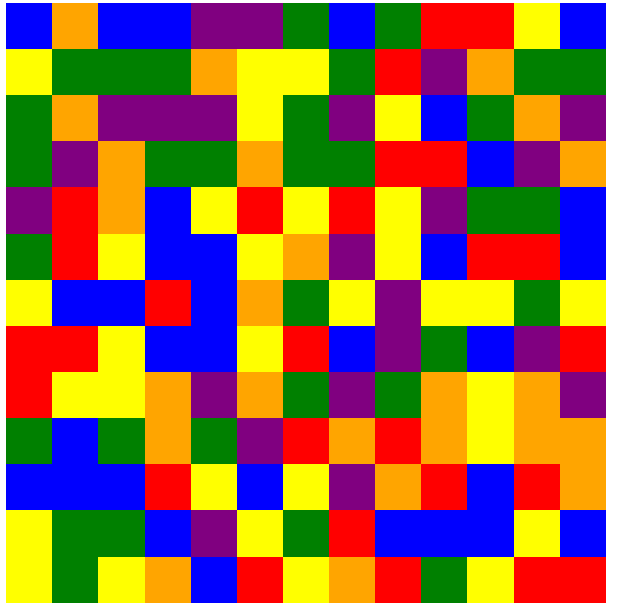
#> input picture ReconheceCoresTabuleiro/ReconhecerCoresTabuleiro/Versao2Grok/imagem.png, 619 x 607 px
$ python reconhecerCoresTabuleiro.py ../Versao2Grok/imagem.png
#> lines starting #> are read from the running program, lines starting #| are printed output that depends on the picture; after the words box and inside, x2 and y2 are one past the last pixel; in counts of white or black regions, pixels touching at a corner belong together
# Criado na maior parte com o Grok (https://grok.com/chat/5e666c4b-62aa-467f-b01d-63c661fdc0d7)

import cv2
import numpy as np
from sklearn.cluster import KMeans
import os

def identify_dominant_color(region, tolerance=80, debug_cell=None):
    """Identifica a cor exata em uma região da imagem usando K-means."""
    region_rgb = cv2.cvtColor(region, cv2.COLOR_BGR2RGB)

    if debug_cell:
        print(f"\nDebug - Célula {debug_cell}: Valores RGB originais (antes de qualquer processamento):")
        print(region_rgb)
        print(f"  - Forma da região: {region_rgb.shape}")
        print(f"  - Média direta dos pixels (antes de K-means): {np.mean(region_rgb, axis=(0, 1)).astype(int)}")

    pixels = region_rgb.reshape(-1, 3)
    if debug_cell:
        print(f"  - Pixels achatados: {pixels.shape[0]} pixels")
        print(f"  - Valores únicos dos pixels: {np.unique(pixels, axis=0)}")

    kmeans = KMeans(n_clusters=1, random_state=0).fit(pixels)
    dominant_color = kmeans.cluster_centers_[0].astype(int)
    if debug_cell:
        print(f"  - Cor dominante após K-means: {dominant_color}")
        print(f"  - Centroide bruto (antes de arredondar): {kmeans.cluster_centers_[0]}")

    colors = {
        (255, 0, 0): "Vermelho",
        (0, 128, 0): "Verde escuro",
        (0, 0, 255): "Azul",
        (255, 165, 0): "Laranja",
        (255, 255, 0): "Amarelo",
        (128, 0, 128): "Roxo"
    }

    min_dist = float('inf')
    closest_color = None
    for color_rgb, color_name in colors.items():
        dist = np.linalg.norm(dominant_color - np.array(color_rgb))
        if debug_cell:
            print(f"  - Distância para {color_name} ({color_rgb}): {dist:.2f}")
        if dist < min_dist:
            min_dist = dist
            closest_color = color_name

    if closest_color in ["Amarelo", "Laranja"]:
        if debug_cell:
            print(f"  - Ajuste fino para Amarelo/Laranja iniciado...")
        if min_dist > 50:
            if dominant_color[1] < 200:
                closest_color = "Laranja"
                if debug_cell:
                    print(f"  - Decisão: Verde < 200, classificado como Laranja")
            else:
                closest_color = "Amarelo"
                if debug_cell:
                    print(f"  - Decisão: Verde >= 200, classificado como Amarelo")

    if min_dist > tolerance:
        if debug_cell:
            print(f"Aviso: Cor dominante {dominant_color} fora da tolerância ({min_dist:.2f}), usando cor mais próxima: {closest_color}")

    return closest_color, dominant_color

def process_board_image(image_path, grid_size=(17, 17)):
    """Processa a imagem do tabuleiro 17x17 e retorna a matriz de cores."""
#> called with image_path = '../Versao2Grok/imagem.png', grid_size = (17, 17)
    script_dir = os.path.dirname(os.path.abspath(__file__))

    image = cv2.imread(image_path)
#> image is the input picture: shape (607, 619, 3); mean B, G, R 73, 102.7, 146.5
    if image is None:
        raise ValueError("Não foi possível carregar a imagem.")

    # Confirmar dimensões da imagem
    height, width = image.shape[:2]
#> height = 607; width = 619
    print(f"Debug - Dimensões da imagem: {width}x{height} pixels")
#| Debug - Dimensões da imagem: 619x607 pixels

    adjusted_image = image

    gray = cv2.cvtColor(adjusted_image, cv2.COLOR_BGR2GRAY)
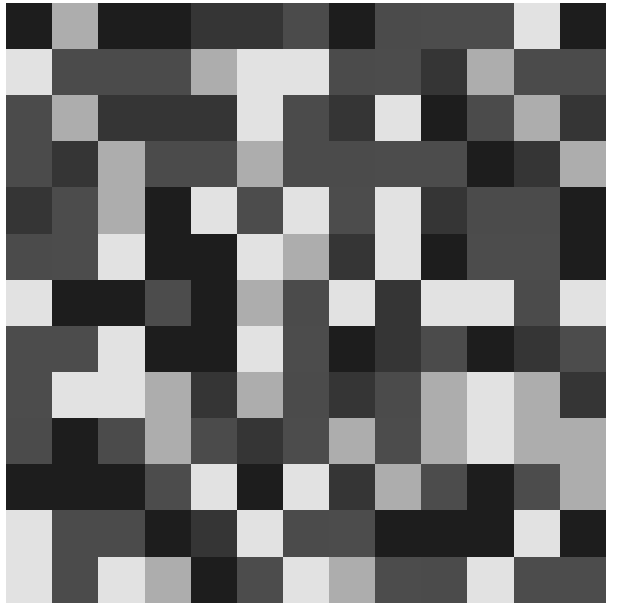
#> gray: shape (607, 619); min 29, max 255, mean 112.3
    thresh = cv2.adaptiveThreshold(gray, 255, cv2.ADAPTIVE_THRESH_GAUSSIAN_C,
                                  cv2.THRESH_BINARY_INV, 11, 2)
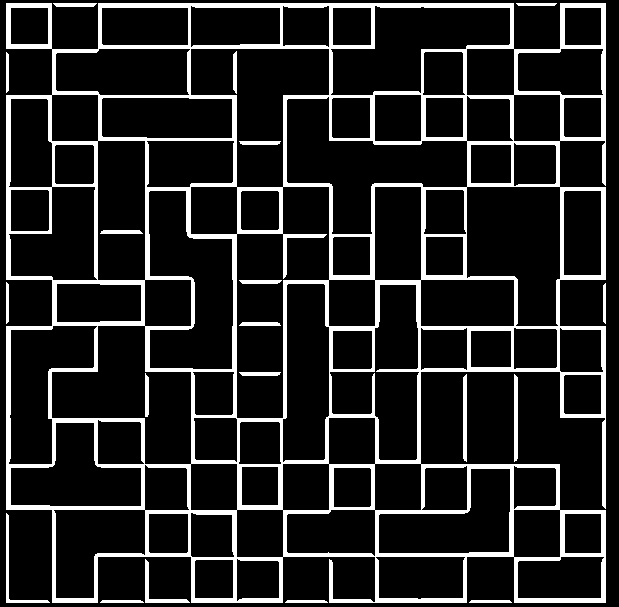
#> thresh: shape (607, 619); 14% white; 20 white regions
    cv2.imwrite(os.path.join(script_dir, "binary_image.png"), thresh)

    contours, _ = cv2.findContours(thresh, cv2.RETR_EXTERNAL, cv2.CHAIN_APPROX_SIMPLE)
#> contours = 13 contours; largest, box (x1, y1, x2, y2) and area: (6, 3, 606, 603) 314125, (6, 513, 50, 603) 258, (514, 374, 518, 462) 252, (463, 374, 467, 462) 252, (145, 559, 190, 603) 244
    if not contours:
        raise ValueError("Nenhum contorno encontrado na imagem.")

    contour_image = image.copy()
    board_contour = max(contours, key=cv2.contourArea)
#> board_contour = contour of 94 points, box (x1, y1, x2, y2) (6, 3, 606, 603), area 314125
    x, y, w, h = cv2.boundingRect(board_contour)
#> x = 6; y = 3; w = 600; h = 600
    print(f"Debug - Coordenadas do contorno do tabuleiro: (x={x}, y={y}, w={w}, h={h})")
#| Debug - Coordenadas do contorno do tabuleiro: (x=6, y=3, w=600, h=600)

    # Ajuste manual das coordenadas com base no GIMP
    board_start_x, board_start_y = 3, 3  # Início do tabuleiro ajustado
    cell_width, cell_height = 35, 35  # Tamanho fixo com base no GIMP (595/17 ≈ 35)
    margin = 2  # Margem interna de 2 pixels para evitar bordas

    color_matrix = []

    print("Valores RGB dominantes e cores identificadas por célula:")
    for i in range(grid_size[0]):
        row = []
        for j in range(grid_size[1]):
            start_x = board_start_x + j * cell_width
            start_y = board_start_y + i * cell_height
            end_x = start_x + cell_width
            end_y = start_y + cell_height

            # Aplicar margem interna
            start_x += margin
            start_y += margin
            end_x -= margin
            end_y -= margin

            cell = adjusted_image[start_y:end_y, start_x:end_x]

            if i + 1 == 14 and j + 1 == 14:
                print(f"Debug - Coordenadas ajustadas da célula (14, 14): (start_x={start_x}, start_y={start_y}, end_x={end_x}, end_y={end_y})")

            if cell.size == 0:
                row.append("Desconhecida")
                print(f"Célula ({i+1}, {j+1}): Desconhecida (célula vazia)")
                continue

            debug_cell = (i+1, j+1) if (i+1 == 14 and j+1 == 14) else None
            color, dominant_rgb = identify_dominant_color(cell, debug_cell=debug_cell)
            print(f"Célula ({i+1}, {j+1}): RGB dominante = {dominant_rgb}, Cor identificada = {color}")
            row.append(color)
        color_matrix.append(row)
#> this loop made 17 passes
#> pass 1, in identify_dominant_color, `region_rgb = cv2.cvtColor(region, cv2.COLOR_BGR2RGB)`:
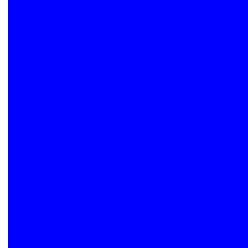
#> region_rgb: shape (31, 31, 3) (shown 8 times larger); mean R, G, B 8.2, 8.2, 255
#> pass 1, in identify_dominant_color (call 2), `region_rgb = cv2.cvtColor(region, cv2.COLOR_BGR2RGB)`:
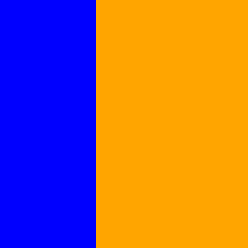
#> region_rgb: shape (31, 31, 3) (shown 8 times larger); mean R, G, B 156.3, 101.1, 98.7
#> pass 1, in identify_dominant_color (call 3), `region_rgb = cv2.cvtColor(region, cv2.COLOR_BGR2RGB)`:
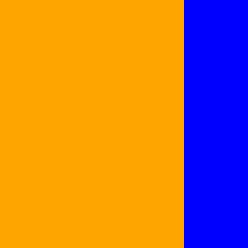
#> region_rgb: shape (31, 31, 3) (shown 8 times larger); mean R, G, B 189.2, 122.4, 65.8
#> pass 1, in identify_dominant_color (call 4), `region_rgb = cv2.cvtColor(region, cv2.COLOR_BGR2RGB)`:
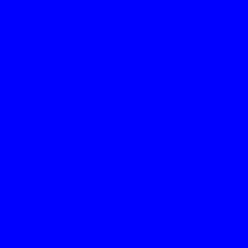
#> region_rgb: shape (31, 31, 3) (shown 8 times larger); mean R, G, B 0, 0, 255
#> after the loop, color_matrix = 17 items

    return color_matrix

def main():
    if len(sys.argv) < 2:
        print("Uso: python script.py <caminho_da_imagem>")
        sys.exit(1)

    image_path = sys.argv[1]
    grid_size = (17, 17)

    try:
        color_matrix = process_board_image(image_path, grid_size)
#> color_matrix = 17 items
        print("\nMatriz de cores identificadas (17x17):")
        for i, row in enumerate(color_matrix):
            print((i+1), row)
#> this loop made 17 passes
    except Exception as e:
        print(f"Erro: {e}")

if __name__ == "__main__":
    import sys
    main()
